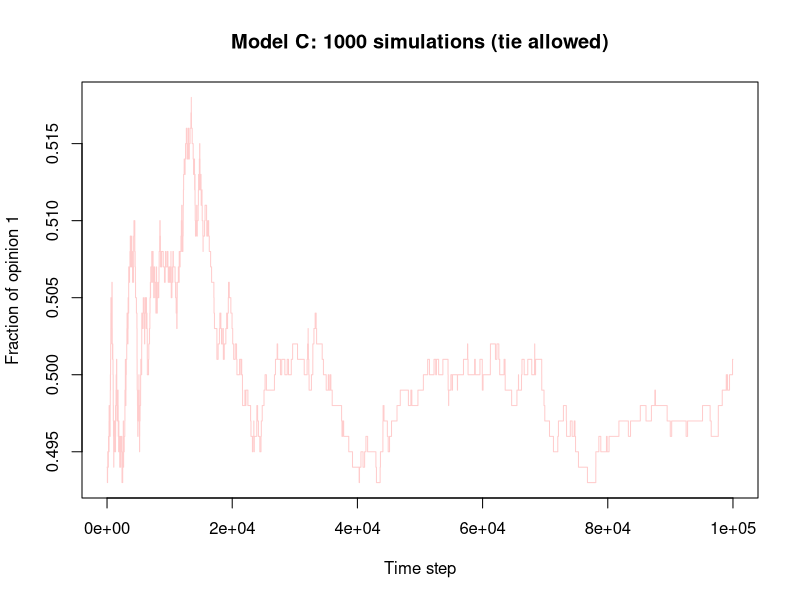

R code for this plot:
library(igraph)

# Parameters
q_s <- 0.1
q_d <- 0.001
n <- 1000
simulations <- 1
max_iter <- 10^5

# Function: check if current state is a global tie
is_global_tie <- function(g, opinions) {
  for (k in 1:vcount(g)) {
    neigh <- neighbors(g, k)
    if (length(neigh) == 0) next
    same <- sum(opinions[neigh] == opinions[k])
    diff <- length(neigh) - same
    if (same != diff) return(FALSE)
  }
  return(TRUE)
}

# Function: run one simulation and record fractions
run_model_c_tie_record <- function(g) {
  #opinions <- sample(c(0, 1), n, replace = TRUE, prob = c(0.2, 0.8))  # 80% agents start with 1
  opinions <- sample(c(0, 1), n, replace = TRUE)
#opinions <- c(rep(c(0,1), each=n/4), rep(c(0,1), each=n/4))
  opinion_frac <- numeric(max_iter)

  for (t in 1:max_iter) {
if (t %% 100 == 0) cat("Completed", t, "iterations\n")

    k <- sample(1:vcount(g), 1)
    neigh <- neighbors(g, k)
    if (length(neigh) == 0) next
    same <- sum(opinions[neigh] == opinions[k])
    diff <- length(neigh) - same

    if (diff > same) {
      if (runif(1) < q_d) opinions[k] <- 1 - opinions[k]
    } else if (same > diff) {
      if (runif(1) < q_s) opinions[k] <- 1 - opinions[k]
    }

    opinion_frac[t] <- mean(opinions)

    if (is_global_tie(g, opinions)) {
      opinion_frac[(t + 1):max_iter] <- opinion_frac[t]
      break
    }
  }
  return(opinion_frac)
}

set.seed(123)
#g <- make_ring(n)
#repeat{
#  g <- sample_k_regular(no.of.nodes = n, k = 6)
#  if(is.connected(g)) break
#}
g <- make_full_bipartite_graph(n/2, n/2)
# Run simulations
fractions_matrix <- matrix(NA, nrow = max_iter, ncol = simulations)
for (i in 1:simulations) {
  fractions_matrix[, i] <- run_model_c_tie_record(g)
  if (i %% 100 == 0) cat("Completed", i, "simulations\n")
}

# Save to file
#saveRDS(fractions_matrix, "fractions_matrix_ModelC_tie.rds")

# Plot the trajectories
matplot(fractions_matrix, type = "l", lty = 1, col = rgb(1, 0, 0, 0.2),
        xlab = "Time step", ylab = "Fraction of opinion 1",
        main = "Model C: 1000 simulations (tie allowed)")
